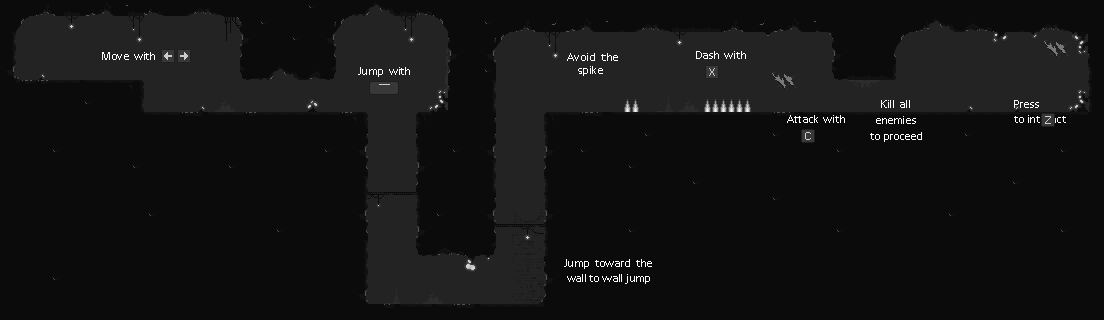

Tiled map render using the project's own tile images. Description and the map definition, with tile-layer contents summarised, below:
An orthogonal 69x20 tile map with 16x16 px tiles, 4 tile layers (Background, Floor, Deco, Tuto), 4 hidden layers not drawn, 4 tilesets and 2 objects.

<map version="1.10" tiledversion="1.10.2" orientation="orthogonal" renderorder="right-down" width="69" height="20" tilewidth="16" tileheight="16" infinite="0" nextlayerid="17" nextobjectid="23">
 <tileset firstgid="1" source="Tileset/DARK Edition Tileset with background.tsx" />
 <tileset firstgid="289" source="Tileset/spike.tsx" />
 <tileset firstgid="290" source="Tileset/DARK Edition Tileset No background.tsx" />
 <tileset firstgid="578" source="Tuto/misc.tsx" />
 <layer id="2" name="Background" width="69" height="20">
  <data>[1380 cells, 551 non-empty, 50 distinct tile ids]</data>
 </layer>
 <layer id="5" name="Spawner" width="69" height="20" visible="0">
  <data>[1380 cells, 1 non-empty, 1 distinct tile ids]</data>
 </layer>
 <objectgroup id="8" name="Blocker" visible="0">
  <object id="18" gid="2" x="891" y="106.5" width="16" height="16" />
  <object id="19" gid="2" x="1054.5" y="106" width="16" height="16" />
 </objectgroup>
 <layer id="12" name="Collider" width="69" height="20" visible="0">
  <data>[1380 cells, 220 non-empty, 1 distinct tile ids]</data>
 </layer>
 <layer id="13" name="Trap" width="69" height="20" visible="0">
  <data>[1380 cells, 4 non-empty, 1 distinct tile ids]</data>
 </layer>
 <layer id="1" name="Floor" width="69" height="20">
  <data>[1380 cells, 1013 non-empty, 46 distinct tile ids]</data>
 </layer>
 <layer id="16" name="End" width="69" height="20" visible="0">
  <data>[1380 cells, 1 non-empty, 1 distinct tile ids]</data>
 </layer>
 <layer id="9" name="Deco" width="69" height="20">
  <data>[1380 cells, 25 non-empty, 21 distinct tile ids]</data>
 </layer>
 <layer id="15" name="Tuto" width="69" height="20">
  <data>[1380 cells, 14 non-empty, 14 distinct tile ids]</data>
 </layer>
</map>
